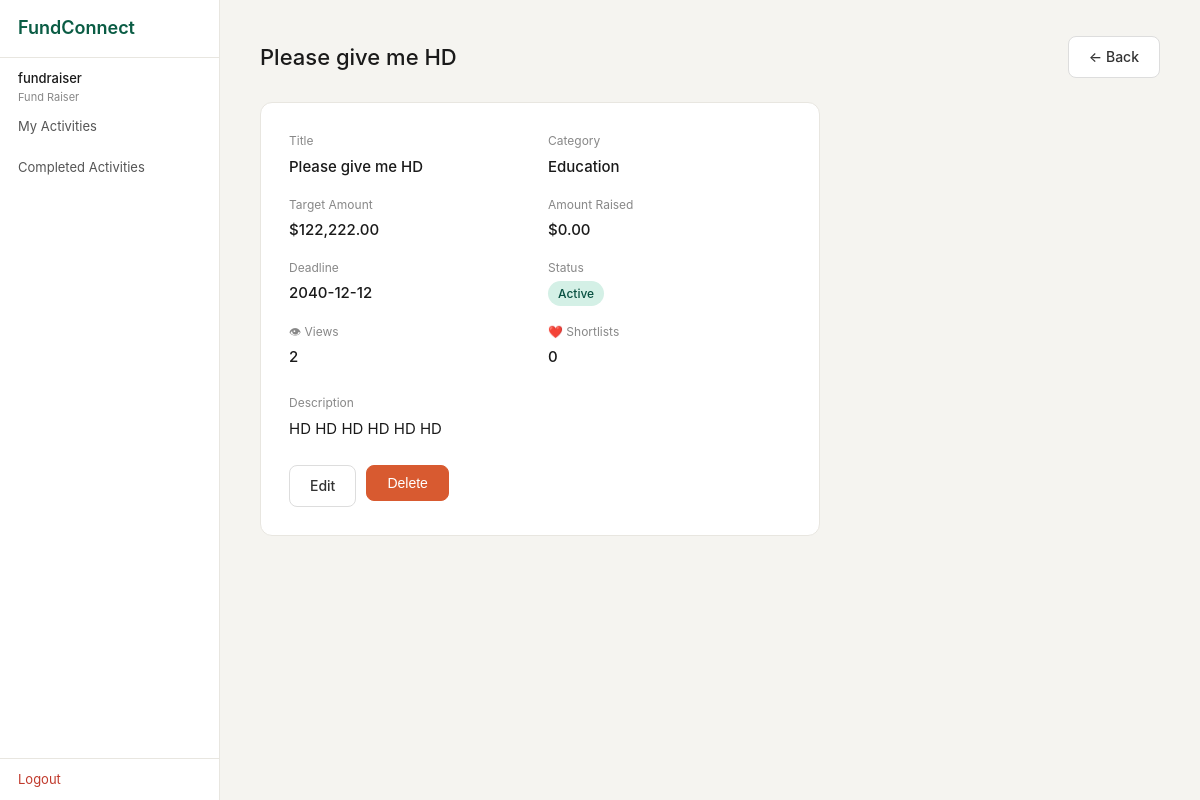
/fundraiser/activities/1 (signed in), run on an earlier commit of the app's database.
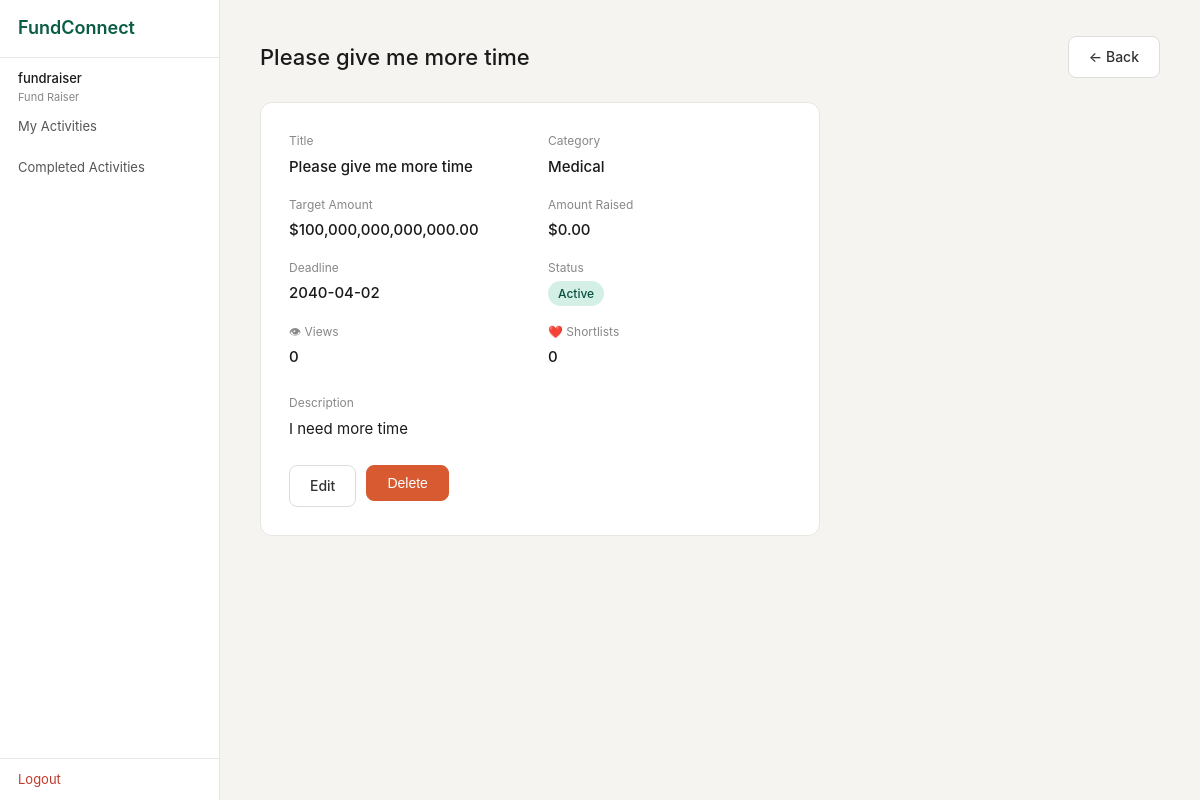
And on a later commit of the database.
### tables this page shows
CREATE TABLE fundraising_activity (
                id              INTEGER PRIMARY KEY AUTOINCREMENT,
                title           TEXT NOT NULL,
                description     TEXT,
                target_amount   REAL NOT NULL,
                amount_raised   REAL DEFAULT 0,
                category_id     INTEGER REFERENCES fra_category(id),
                deadline        TEXT NOT NULL,
                status          TEXT NOT NULL DEFAULT 'Active',
                fundraiser_id   INTEGER REFERENCES user_account(id),
                view_count      INTEGER DEFAULT 0,
                shortlist_count INTEGER DEFAULT 0,
                created_at      TEXT DEFAULT (datetime('now'))
            );

CREATE TABLE fra_category (
                id          INTEGER PRIMARY KEY AUTOINCREMENT,
                name        TEXT NOT NULL UNIQUE,
                description TEXT,
                created_at  TEXT DEFAULT (datetime('now'))
            );

### boundary/app.py (the view)
@app.route("/fundraiser/activities/<int:aid>")
def fr_activity_view(aid):
    if "user_id" not in session or session["role"] != "Fund Raiser":
        return redirect(url_for("login"))
    result = FundraisingActivityController.view_activity(aid, session["user_id"])
    if not result["success"]:
        flash(result["message"], "error")
        return redirect(url_for("fr_activities"))
    return render_template("fr_activity_view.html", activity=result["data"])

### boundary/templates/fr_activity_view.html (shortened to what this page needs)
{% extends "base.html" %}
{% block content %}
<div class="page-header">
  <h1 class="page-title">{{ activity.title }}</h1>
  <a href="{{ url_for('fr_activities') }}" class="btn">← Back</a>
</div>
<div style="background: #fff; border: 1px solid #e8e6e0; border-radius: 12px; padding: 28px; max-width: 560px;">
  <div style="display: grid; grid-template-columns: 1fr 1fr; gap: 16px; margin-bottom: 24px;">
    <div>
      <p style="font-size: 12px; color: #888; margin-bottom: 4px;">Title</p>
      <p style="font-weight: 500;">{{ activity.title }}</p>
    </div>
    <div>
      <p style="font-size: 12px; color: #888; margin-bottom: 4px;">Category</p>
      <p style="font-weight: 500;">{{ activity.category_name or '—' }}</p>
    </div>
    <div>
      <p style="font-size: 12px; color: #888; margin-bottom: 4px;">Target Amount</p>
      <p style="font-weight: 500;">${{ '{:,.2f}'.format(activity.target_amount) }}</p>
    </div>
    <div>
      <p style="font-size: 12px; color: #888; margin-bottom: 4px;">Amount Raised</p>
      <p style="font-weight: 500;">${{ '{:,.2f}'.format(activity.amount_raised) }}</p>
    </div>
    <div>
      <p style="font-size: 12px; color: #888; margin-bottom: 4px;">Deadline</p>
      <p style="font-weight: 500;">{{ activity.deadline }}</p>
    </div>
    <div>
      <p style="font-size: 12px; color: #888; margin-bottom: 4px;">Status</p>
      <span class="badge badge-active">{{ activity.status }}</span>
    </div>
    <div>
      <p style="font-size: 12px; color: #888; margin-bottom: 4px;">👁 Views</p>
      <p style="font-weight: 500;">{{ activity.view_count }}</p>
    </div>
    <div>
      <p style="font-size: 12px; color: #888; margin-bottom: 4px;">❤️ Shortlists</p>
      <p style="font-weight: 500;">{{ activity.shortlist_count }}</p>
    </div>
  </div>
  {% if activity.description %}
  <div style="margin-bottom: 24px;">
    <p style="font-size: 12px; color: #888; margin-bottom: 4px;">Description</p>
    <p>{{ activity.description }}</p>
  </div>
  {% endif %}
  <div style="display: flex; gap: 10px;">
    <a href="{{ url_for('fr_activity_edit', aid=activity.id) }}" class="btn">Edit</a>
    <form method="POST" action="{{ url_for('fr_activity_delete', aid=activity.id) }}"
          onsubmit="return confirm('Delete this activity? This cannot be undone.')">
      <button type="submit" class="btn btn-danger">Delete</button>
    </form>
  </div>
</div>
{% endblock %}

What changed in the data, as far as the page shows it:
no longer on this page (row edited): fra_category: name "Education"
changed fundraising_activity "Active": title "Please give me HD" → "Please give me more time"; target_amount "122,222.00" → "100,000,000,000,000.00"; deadline "2040-12-12" → "2040-04-02"; view_count "2" → "0"; description "HD HD HD HD HD HD" → "I need more time"
now on this page (row edited): fra_category: name "Medical"
